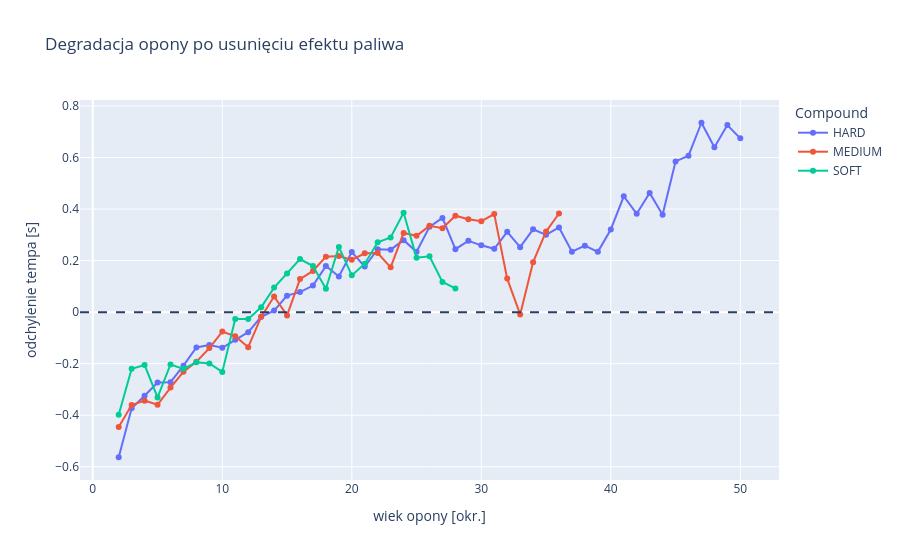

Notebook source saved alongside this figure:
### Markdown cell above
Widoczna jest korelacja - wiek opony i okrążenia idą w parze.

Również - czas okrążenia z każdym kolejnym okrążeniem spada - wskazuje to na efekt ubywającego paliwa.

Ciężko jest jednak jednoznacznie stwierdzić jak znaczący jest ten efekt. Nie posiadamy danych odnośnie jego poziomu. Numer okrążenia jest używany powyżej jedynie jako jego przybliżenie, zakładając, że ubywa mniej więcej równomiernie.

Obliczyliśmy więc trend wypadkowy tepma. Splata on pare czynników - nie tylko ubywające paliwo, ale i degradacje opony oraz rozjeżdżanie się toru. Widzimy, że czas okrążenia spada o `-0.045 s/okrążenie`. A więc auto przyspiesza **mimo** degradacji opon. Można więc powiedzieć, że efekt paliwa (i ewolucji toru) jest na tyle silny, że dane degradacji opon są przykryte.

Z tego powodu pierwszy wykres się mylił. Aby zobrazować samą degradację musimy się pozbyć dominującego trendu. Dlatego w obrębie każdego wyścigu dopasowujemy liniowy trend czasu względem numeru okrążenia i go odejmujemy. Pozostaje `pace_resid` - odchylenie oczyszczone z efektu paliwa i bazowego czasu toru:

### Code cell
def korekta_paliwa(g):
    x = g['LapNumber'].values.astype(float)
    y = g['LapTime_s'].values
    a, b = np.polyfit(x, y, 1)
    g['pace_resid'] = y - (a * x + b)
    return g

laps_fc = laps.groupby('race_id', group_keys=False).apply(korekta_paliwa)

# tylko opony na sucho (INTERMEDIATE/WET to wyścigi w deszczu - inna historia)
suche = laps_fc[laps_fc['Compound'].isin(['SOFT', 'MEDIUM', 'HARD'])]
deg = (suche.groupby(['Compound', 'TyreLife'])['pace_resid']
       .agg(['median', 'count']).reset_index())
deg = deg[deg['count'] >= 20]
fig = px.line(deg, x='TyreLife', y='median', color='Compound', markers=True,
              title='Degradacja opony po usunięciu efektu paliwa',
              labels={'median': 'odchylenie tempa [s]', 'TyreLife': 'wiek opony [okr.]'})
fig.add_hline(y=0, line_dash='dash')
fig.show()

### Figure 1 — Plotly figure (JSON) as saved in the notebook; plotly's stock layout.template omitted (floating-point values rounded to 4 significant figures)
{"data": [{"hovertemplate": "Compound=HARD<br>wiek opony [okr.]=%{x}<br>odchylenie tempa [s]=%{y}<extra></extra>", "legendgroup": "HARD", "line": {"color": "#636efa", "dash": "solid"}, "marker": {"symbol": "circle"}, "mode": "lines+markers", "name": "HARD", "orientation": "v", "showlegend": true, "type": "scatter", "x": [2.0, 3.0, 4.0, 5.0, 6.0, 7.0, 8.0, 9.0, 10.0, 11.0, 12.0, 13.0, 14.0, 15.0, 16.0, 17.0, 18.0, 19.0, 20.0, 21.0, 22.0, 23.0, 24.0, 25.0, 26.0, 27.0, 28.0, 29.0, 30.0, 31.0, 32.0, 33.0, 34.0, 35.0, 36.0, 37.0, 38.0, 39.0, 40.0, 41.0, 42.0, 43.0, 44.0, 45.0, 46.0, 47.0, 48.0, 49.0, 50.0], "xaxis": "x", "y": [-0.5632, -0.3727, -0.3243, -0.2729, -0.272, -0.2079, -0.137, -0.1272, -0.1384, -0.1074, -0.07795, -0.0183, 0.00605, 0.06402, 0.07775, 0.1033, 0.1787, 0.138, 0.2334, 0.1768, 0.2444, 0.2426, 0.2794, 0.2342, 0.331, 0.3658, 0.2443, 0.2768, 0.2593, 0.2459, 0.3116, 0.2523, 0.3214, 0.3002, 0.3288, 0.2344, 0.2578, 0.2339, 0.3208, 0.4497, 0.3822, 0.4625, 0.3781, 0.5849, 0.6074, 0.7351, 0.6403, 0.726, 0.6745], "yaxis": "y"}, {"hovertemplate": "Compound=MEDIUM<br>wiek opony [okr.]=%{x}<br>odchylenie tempa [s]=%{y}<extra></extra>", "legendgroup": "MEDIUM", "line": {"color": "#EF553B", "dash": "solid"}, "marker": {"symbol": "circle"}, "mode": "lines+markers", "name": "MEDIUM", "orientation": "v", "showlegend": true, "type": "scatter", "x": [2.0, 3.0, 4.0, 5.0, 6.0, 7.0, 8.0, 9.0, 10.0, 11.0, 12.0, 13.0, 14.0, 15.0, 16.0, 17.0, 18.0, 19.0, 20.0, 21.0, 22.0, 23.0, 24.0, 25.0, 26.0, 27.0, 28.0, 29.0, 30.0, 31.0, 32.0, 33.0, 34.0, 35.0, 36.0], "xaxis": "x", "y": [-0.446, -0.3608, -0.3435, -0.3595, -0.2928, -0.2314, -0.1922, -0.1395, -0.07551, -0.09345, -0.136, -0.01834, 0.06081, -0.01256, 0.1282, 0.1599, 0.2152, 0.2178, 0.203, 0.2284, 0.2295, 0.174, 0.3072, 0.2961, 0.3349, 0.3259, 0.3743, 0.3608, 0.3528, 0.3808, 0.1301, -0.008962, 0.194, 0.3126, 0.3827], "yaxis": "y"}, {"hovertemplate": "Compound=SOFT<br>wiek opony [okr.]=%{x}<br>odchylenie tempa [s]=%{y}<extra></extra>", "legendgroup": "SOFT", "line": {"color": "#00cc96", "dash": "solid"}, "marker": {"symbol": "circle"}, "mode": "lines+markers", "name": "SOFT", "orientation": "v", "showlegend": true, "type": "scatter", "x": [2.0, 3.0, 4.0, 5.0, 6.0, 7.0, 8.0, 9.0, 10.0, 11.0, 12.0, 13.0, 14.0, 15.0, 16.0, 17.0, 18.0, 19.0, 20.0, 21.0, 22.0, 23.0, 24.0, 25.0, 26.0, 27.0, 28.0], "xaxis": "x", "y": [-0.3984, -0.22, -0.2054, -0.3311, -0.2032, -0.2201, -0.1946, -0.1992, -0.232, -0.02663, -0.02614, 0.0191, 0.09523, 0.1504, 0.2062, 0.1788, 0.09095, 0.2532, 0.1427, 0.188, 0.2714, 0.2897, 0.3854, 0.2116, 0.2165, 0.1172, 0.0919], "yaxis": "y"}], "layout": {"legend": {"title": {"text": "Compound"}, "tracegroupgap": 0}, "shapes": [{"line": {"dash": "dash"}, "type": "line", "x0": 0, "x1": 1, "xref": "x domain", "y0": 0, "y1": 0, "yref": "y"}], "title": {"text": "Degradacja opony po usunięciu efektu paliwa"}, "xaxis": {"anchor": "y", "domain": [0.0, 1.0], "title": {"text": "wiek opony [okr.]"}}, "yaxis": {"anchor": "x", "domain": [0.0, 1.0], "title": {"text": "odchylenie tempa [s]"}}}}
